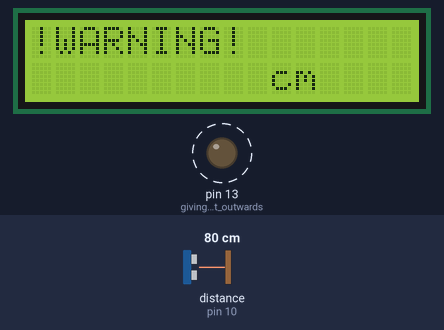
A sketch run on a simulated Arduino Uno, built with avr-gcc and run on an emulated ATmega328P. Parts: 16×2 character LCD, output pins drawn as LEDs (lit = HIGH). Wiring (inferred from the names in the program): ultrasonic range finder: trigger pin 9; echo pin 10. Dashed ring = blinking. The inputs (shaded band) are chosen by the test bench; at power-on: distance to the obstacle (sensor on pin 10) 80 cm. The echo pulse lasts 58.3 µs per cm; pins used as bus, display or sensor lines are not drawn; what the sketch prints to the serial monitor is not drawn.

Above: at 1.2 s.
1.3 s: distance to the obstacle (sensor on pin 10) set to 97 cm
At 2.79 s:
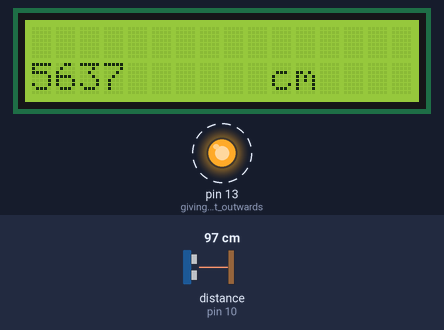
5.9 s: distance to the obstacle (sensor on pin 10) set to 104 cm
At 7.9 s:
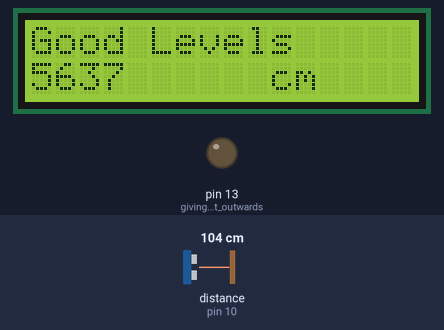
10.5 s: distance to the obstacle (sensor on pin 10) set to 2 cm
At 12.96 s:
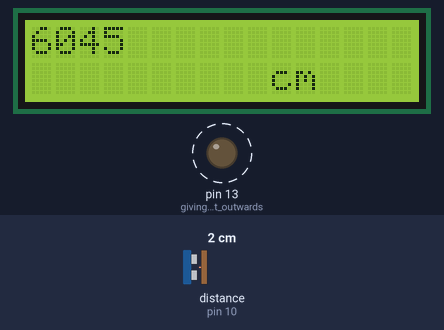
Timing chart, 0 to 21.1 s (numbered marks = the images above; inputs shaded):
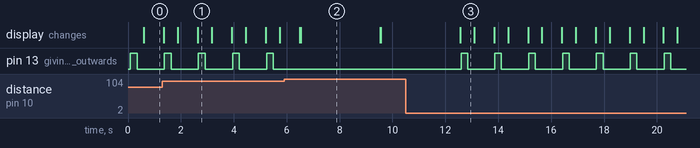

Measured:
- the behaviour switches between 100 and 101 cm on distance to the obstacle (sensor on pin 10) (found by bisection; images 1 and 2)
- after the input at 5.9 s, pin 13 (giving_current_outwards): stops changing and stays LOW; the display: first differs from a run without the input after 0.63 s (image 2)
- after the input at 10.5 s, pin 13 (giving_current_outwards): alternates HIGH for 0.25 s and LOW for 1.0 s, starting after 2.1 s
- by itself, pin 13 (giving_current_outwards): alternates HIGH for 0.25 s and LOW for 1.0 s
- what the display in image 1 shows lasts 0.6 s, from 2.6 s to 3.2 s
- what the display in image 2 shows lasts 3.0 s, from 6.5 s to 9.5 s

The sketch:

vm_kod.ino
```cpp
#include <LiquidCrystal.h>
#include <Ultrasonic.h>

LiquidCrystal lcd(12, 11, 5, 4, 3, 2); // Defining connections

// Declarations and initialization

  const int TP = 9; // Trigger pin connection to arduino
  const int EP = 10; // Echo pin
  int distance; // mesarue distance, time it takes for a ping to hit object

void setup() {

  Serial.begin(9600); // arduino and firmware communication
  lcd.begin(16,2); // start set up of lcd

  pinMode(13, OUTPUT); // giving current outwards
  pinMode(TP, OUTPUT);
  pinMode(EP, INPUT);

}

void loop() {

lcd.setCursor(10,1);
lcd.print("cm");

// Measuring distance with sound waves

  digitalWrite(TP, LOW);
  delayMicroseconds(10);
  digitalWrite(TP, HIGH);
  delayMicroseconds(10);
  digitalWrite(TP, LOW);
  distance = pulseIn(EP,HIGH);
  delay(25);


if (distance > 5830 && distance < 17500 )
{

    Serial.println("Good Levels");
    lcd.setCursor(0,0);
    lcd.print("Good Levels");
    delay(3000);
    lcd.clear();

    Serial.println(distance);
    lcd.setCursor(0,0); // where on lcd it will show up
    lcd.print(distance);

}

if (distance > 17500 ){

  digitalWrite(LED_BUILTIN, HIGH); // Turn on LED, highest volt
  delay(250); // small delay
  digitalWrite(LED_BUILTIN, LOW); // Turn off LED, lowest volt
  delay(250);

  lcd.setCursor(0,0);
  Serial.println("!WARNING!"); lcd.print("!WARNING!");
  delay(750);
  lcd.clear();
  lcd.setCursor(0,1);
  lcd.print(distance);

}

if (distance < 5830) // if distance < 100 cm
{

  digitalWrite(LED_BUILTIN, HIGH);
  delay(250);
  digitalWrite(LED_BUILTIN, LOW);
  delay(250);

  lcd.setCursor(0,0); // row , column

  Serial.println("!WARNING!"); lcd.print("!WARNING!");
  delay(750);
  lcd.clear();

// printing distance on lcd
  Serial.println(distance);
  lcd.setCursor(0,1); // where on lcd it will show up
  lcd.print(distance);

 }
}
```
